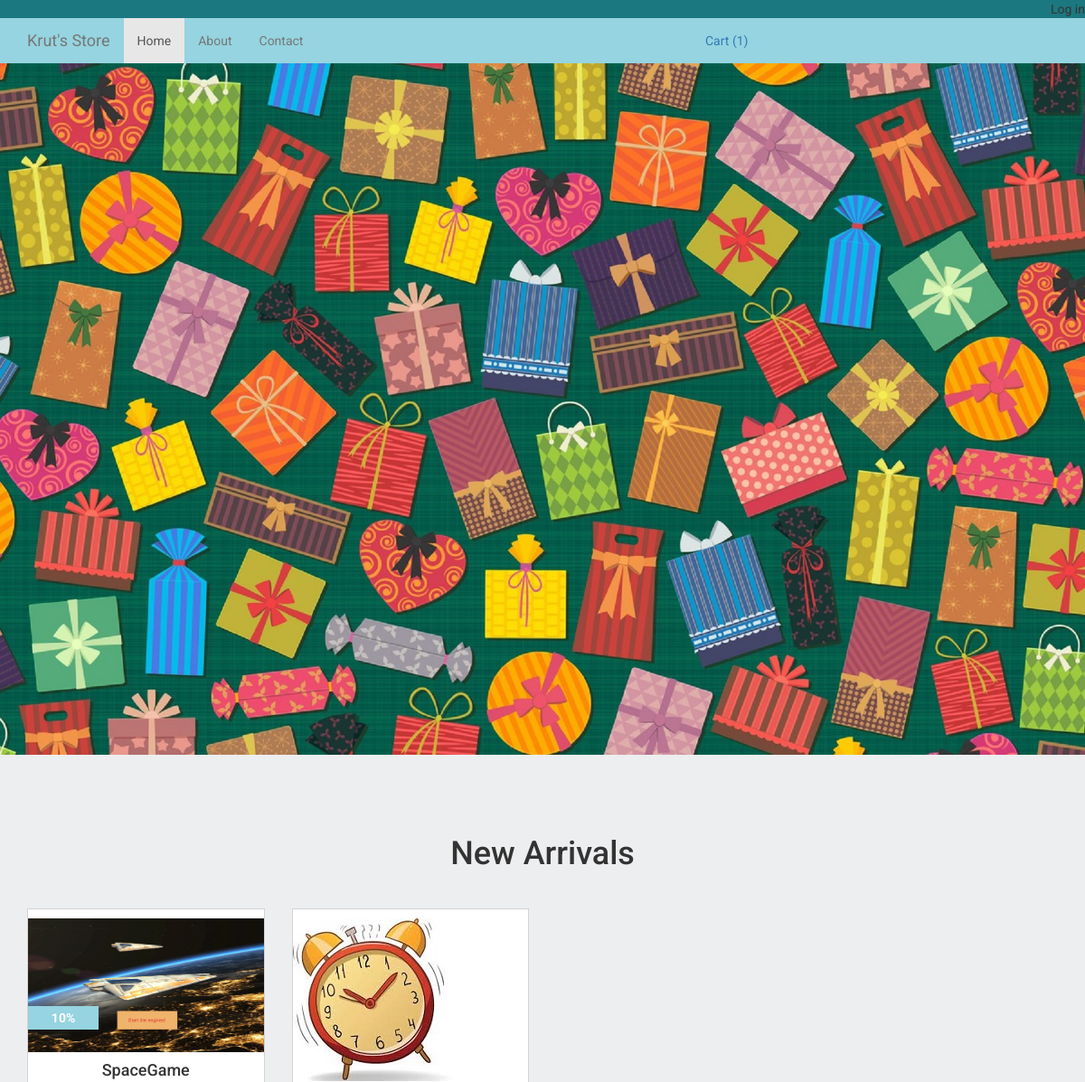
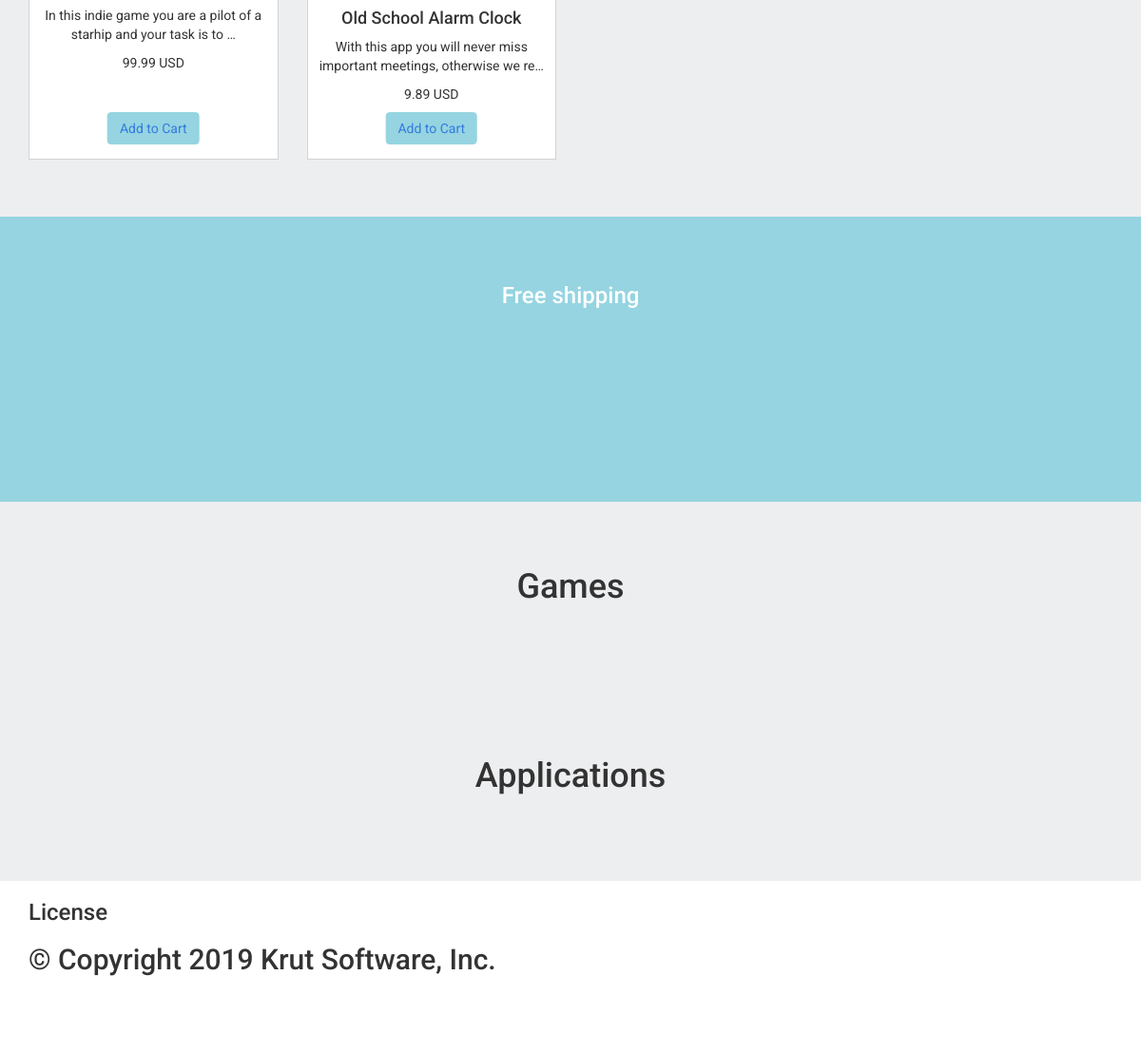
The page / on the database its author committed (2 pictures, top to bottom).
### products/models.py (models this page shows, shortened)
class ProductImage(models.Model):
    product = models.ForeignKey(Product, blank=True, null=True, default=None, on_delete=models.CASCADE)
    image = models.ImageField(upload_to='products_images/')
    is_main = models.BooleanField(default=False)
    is_active = models.BooleanField(default=True)
    created = models.DateTimeField(auto_now_add=True, auto_now=False)
    updated = models.DateTimeField(auto_now_add=False, auto_now=True)
    class Meta:
        verbose_name = 'Image'
        verbose_name_plural = 'Images'

class Product(models.Model):
    name = models.CharField(max_length=64, blank=True, null=True, default=None)
    price = models.DecimalField(max_digits=10, decimal_places=2, default=0)
    discount = models.IntegerField(default=0)
    category = models.ForeignKey(ProductCategory, blank=True, null=True, default=None, on_delete=models.CASCADE)
    short_description = models.TextField(blank=True, null=True, default=None)
    description = models.TextField(blank=True, null=True, default=None)
    is_active = models.BooleanField(default=True)
    created = models.DateTimeField(auto_now_add=True, auto_now=False)
    updated = models.DateTimeField(auto_now_add=False, auto_now=True)
    class Meta:
        verbose_name = 'Product'
        verbose_name_plural = 'Products'

### landing/views.py (the view)
# urls.py: 2. Add a URL to urlpatterns:  url(r'^$', views.home, name='home')
def home(request):
    products_images = models.ProductImage.objects.filter(is_active=True, is_main=True, product__is_active=True)
    return render(request, 'landing/home.html', locals())

### orders/context_processors.py (called while the page is built)
def getting_basket_info(request):
    session_key = request.session.session_key
    if not session_key:
        request.session["session_key"] = 123
        request.session.cycle_key()
    products_in_basket = ProductInBasket.objects.filter(session_key=session_key, is_active=True, order__isnull=True)
    products_total_nmb = products_in_basket.count()
    return locals()

### templates/landing/home.html (shortened to what this page needs)
{% extends 'base.html' %}
{% load static %}
{% block content %}
    <div class="section-top">
        <img src="{% static 'img/bg_image.jpg' %}" class="img-responsive">
    </div>
    <div class="section section1">
        <div class="container">
            <div class="row">
                <div class="col-lg-12">
                    <h1 class="text-center">
                        New Arrivals
                    </h1>
                </div>
                {% for product_image in products_images %}
                    {% include 'landing/product_item.html' %}
                {% endfor %}
            </div>
        </div>
    </div>
    <div class="section section-delivery">
        <div>
            <h3>Free shipping</h3>
        </div>
    </div>
    <div class="section section2 games-container">
        <div class="container">
            <div class="row">
                <div class="col-lg-12">
                    <h1 class="text-center">
                        Games
                    </h1>
                </div>
            </div>
        </div>
    </div>
    <div class="section section3 applications-container">
        <div class="container">
            <div class="row">
                <div class="col-lg-12">
                    <h1 class="text-center">
                        Applications
                    </h1>
                </div>
            </div>
        </div>
    </div>
{% endblock %}

### templates/landing/product_item.html
<div class="col-lg-3">
    <div class="product-item">
        <div>
            <a href="{% url 'product' product_image.product.id %}">
                <img src="{{ product_image.image.url }}" class="img-responsive">
            </a>
        </div>
        {% if product_image.product.discount %}
            <div class="discount-container">
                <span>{{ product_image.product.discount }}%</span>
            </div>
        {% endif %}
        <h4>{{ product_image.product.name }}</h4>
        <p>
            {{ product_image.product.description|truncatechars_html:70 }}
        </p>
        <div>
            {{ product_image.product.price }} USD
        </div>
        <div class="add-to-card-btn">
            <button class="btn btn-success">
                Add to Cart
            </button>
        </div>
    </div>
</div>

### static/static_dev/css/style.css (style rules this page uses)
html, body { height: 100%; max-height: 100%; font-family: 'Roboto', sans-serif; background-color: #edeef0; }
.section-top { margin-bottom: 20px }
.section { padding: 50px 0; }
.section h1 { margin-bottom: 40px; }
.product-item { height: 360px; background-color: white; border: 1px solid lightgrey; position: relative; padding: 10px 0 10px 0; text-align: center; margin-bottom: 10px; }
.add-to-card-btn { position: absolute; bottom: 15px; left: 50%; transform: translateX(-50%); color: blue; }
.discount-container { position: absolute; top: 30%; background: #95d4e0; width: 30%; color: white; font-weight: 700; padding: 3px; }
.section-delivery { height: 300px; background-color: #95d4e0; text-align: center; color: white; }
.btn-success { color: #347ae0; background-color: #95d4e0; border-color: #95d4e0; }

### rows shown on the page
ProductImage: image (picture), product.discount "10", product.name "SpaceGame", product.description "In this indie game you are a pilot of a starhip and your task is to …", product.price "99.99"
ProductImage: image (picture), product.name "Old School Alarm Clock", product.description "With this app you will never miss important meetings, otherwise we re…", product.price "9.89"

### other values the page prints
{{ products_total_nmb }} "1"
